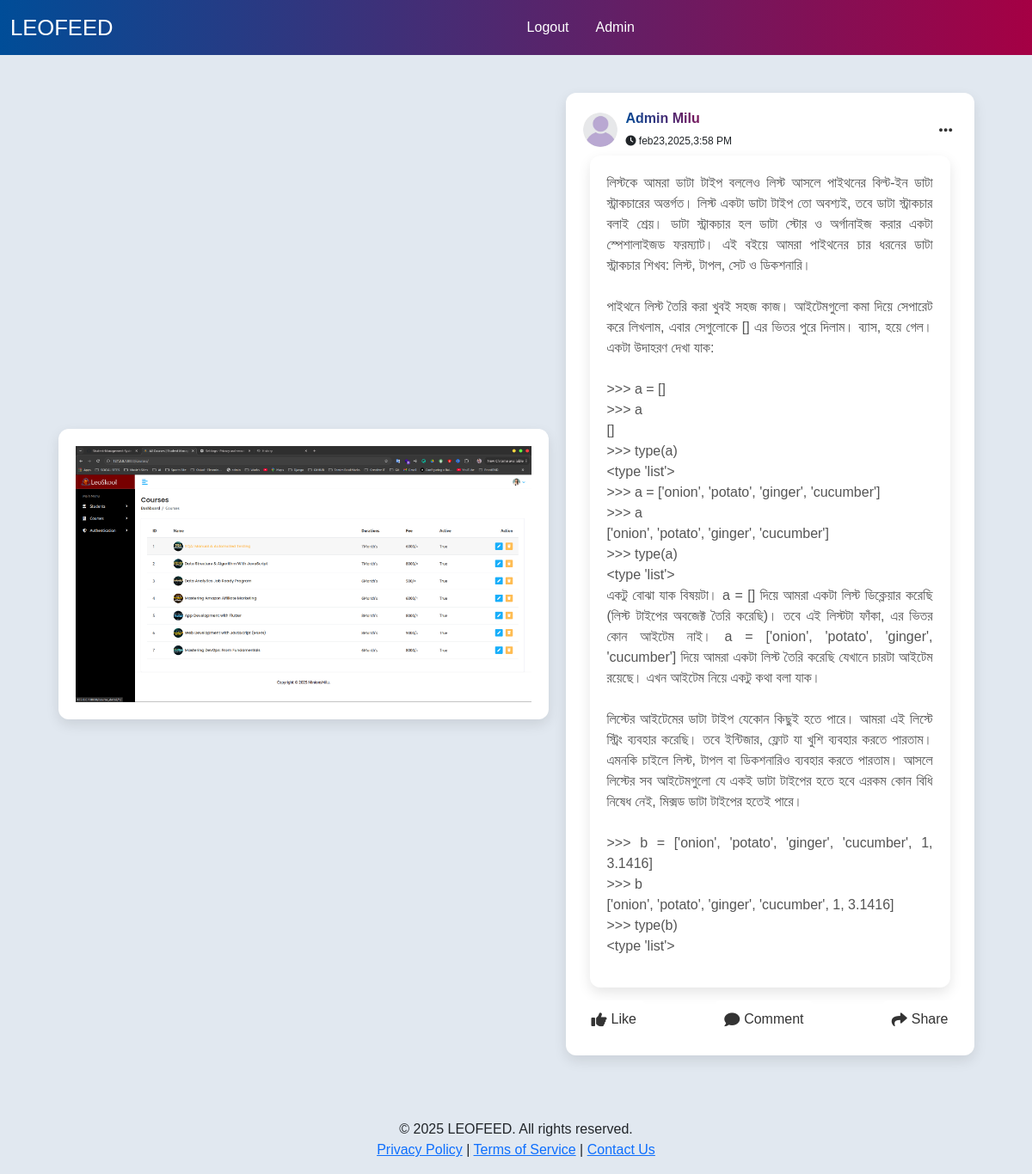
/status/4/ (signed in), run on the app's committed database.
### app_post/models.py (models this page shows, shortened)
class Post(models.Model):
    user = models.ForeignKey(User, on_delete=models.CASCADE)
    post_content = models.TextField(blank=True, null=True)
    post_image = models.ImageField(
        upload_to="posts/image/", blank=True, null=True)
    created_at = models.DateTimeField(auto_now_add=True)
    updated_at = models.DateTimeField(auto_now=True)

### app_post/views.py (the view)
# urls.py: path('status/<int:id>/', views.post_detail, name='post_detail'),
@login_required
def post_detail(request, id):
    post = get_object_or_404(Post, id=id)
    context = {
        'post': post,
    }
    return render(request, 'app_post/post_detail.html', context)

### templates/app_post/post_detail.html (shortened to what this page needs)
{% extends 'layout.html' %}
{% load static %}
{% block content %}
<div class="container d-flex justify-content-center align-items-center my-5" style="min-height: 80vh;">
    <div class="row justify-content-center align-items-center">
        {% if post.post_image %}
        <div class="col-md-6 post-details-card">
            <img src="{{ post.post_image.url }}" style="width:100%;">
        </div>
        {% endif %}
        {% if not post.post_image %}
        <div class="col-md-10 post-details-card">
            {% else %}
            <div class="col-md-5 post-details-card">
                {% endif %}
                <div class="post-header">
                    <img src="{% static 'img/profile_demo_image.jpeg' %}" class="profile-image" alt="Profile Image">
                    <div class="user-time">
                        <a style="text-decoration: none;" href="{% url 'user_profile' user.username %}"><h6 class="post-user"><b>{{ post.user.first_name }}&nbsp;{{ post.user.last_name }}</b></h6></a>
                        <i class="fa-solid fa-clock"></i>&nbsp;{{ post.created_at|date:"bj,Y,g:i A" }}
                    </div>
                    <div class="post-menu" onclick="toggleDropdown(this)">
                        <i class="fas fa-ellipsis-h"></i>
                    </div>
                </div>
                {% if post.post_content %}
                <div class="post-card m-2">
                    <p>{{ post.post_content }}</p>
                </div>
                {% endif %}
                <div class="post-actions">
                    <button><i class="fas fa-thumbs-up"></i> Like</button>
                    <button onclick="toggleCommentBox(this)"><i class="fas fa-comment"></i> Comment</button>
                    <button><i class="fas fa-share"></i> Share</button>
                </div>
            </div>
        </div>
    </div>
    {% endblock content %}

### templates/layout.html (shortened to what this page needs)
<!DOCTYPE html>
<html lang="en">
{% load static %}
<head>
    <link href="https://cdn.jsdelivr.net/npm/bootstrap@5.3.0-alpha1/dist/css/bootstrap.min.css" rel="stylesheet">
    <link rel="stylesheet" href="https://cdnjs.cloudflare.com/ajax/libs/font-awesome/6.0.0-beta3/css/all.min.css">
    <link rel="stylesheet" href="{% static 'css/style.css' %}">
</head>
<body>
    <nav class="navbar navbar-expand-lg">
        <div class="container-fluid">
            <a class="navbar-brand" href="{% url 'home' %}">LEOFEED</a>
            <div class="collapse navbar-collapse" id="navbarNav">
                <ul class="navbar-nav ms-auto">
                    {% if request.user.is_authenticated %}
                    <li class="nav-item">
                        <a class="nav-link" href="{% url 'user_logout' %}">Logout</a>
                    <li class="nav-item">
                        <a class="nav-link" href="{% url 'user_profile' request.user.username %}">{{request.user.first_name|capfirst}}</a>
                    </li>
                    </li>
                    {% endif %}
                </ul>
            </div>
        </div>
    </nav>
    {% block content %}
    {% endblock content %}
    <footer class="footer mt-5 py-3 text-center">
        <div class="container">
            <p class="mb-0">© 2025 LEOFEED. All rights reserved.</p>
            <p class="mb-0">
                <a href="#">Privacy Policy</a> |
                <a href="#">Terms of Service</a> |
                <a href="#">Contact Us</a>
            </p>
        </div>
    </footer>
</body>
</html>

### static/css/style.css (style rules this page uses)
body { font-family: 'ubuntu', sans-serif; background: #e1e8f0; padding-top: 50px; }
.navbar { background: linear-gradient(90deg, #004D98, #A50044); color: white; position: fixed; top: 0; left: 0; right: 0; z-index: 1000; padding: 8px 0; }
.navbar-brand { font-size: 1.6rem; color: white; }
.navbar-nav .nav-link { color: white; margin-left: 15px; }
.post-card { background: white; border-radius: 12px; box-shadow: 0 6px 15px rgba(0, 0, 0, 0.1); padding: 20px; margin-bottom: 30px; }
.post-details-card { background: white; border-radius: 12px; box-shadow: 0 6px 15px rgba(0, 0, 0, 0.1); padding: 20px; margin-bottom: 30px; margin: 10px; }
.post-card p { color: #555; text-align: justify; white-space: pre-line; }
.post-actions { display: flex; justify-content: space-between; margin-top: 15px; }
.post-actions button { background: transparent; background: #ffffff; color: #333; border: none; padding: 10px; border-radius: 5px; transition: all 0.3s ease; display: flex; align-items: center; }
.post-actions i { margin-right: 5px; font-size: 18px; vertical-align: middle; }
.post-user { background: linear-gradient(60deg, #004D98, #A50044); -webkit-background-clip: text; -webkit-text-fill-color: transparent; }
.post-header { display: flex; align-items: center; font-size: 12px; }
.profile-image { width: 40px; height: 40px; border-radius: 50%; margin-right: 10px; object-fit: cover; }
.user-time { display: d-flex; align-items: center; }
.user-time h6 { margin-right: 10px; }
.post-menu { position: relative; margin-left: auto; cursor: pointer; }
.post-menu i { font-size: 18px; color: #333; padding: 5px; }

### data on the page
Post: post_image (picture), user.first_name "Admin", user.last_name "Milu", created_at "feb23,2025,3:58 PM", post_content "লিস্টকে আমরা ডাটা টাইপ বললেও লিস্ট আসলে পাইথনের বিল্ট-ইন ডাটা স্ট্রাকচারের অন্তর্গত। লিস্ট একটা ডাটা টাইপ তো অবশ্যই, তবে ডাটা স্ট্রাকচার বলাই শ্রেয়। ডাটা স্ট্রাকচার হল ডাটা স্টোর ও অর্গানাইজ করার একটা স্পেশালাইজড ফরম্যাট। এই বইয়ে আমরা পাইথনের চার ধরনের ডাটা স্ট্রাকচার শিখব: লিস্ট, টাপল, সেট ও ডিকশনারি। পাইথনে লিস্ট তৈরি করা খুবই সহজ কাজ। আইটেমগুলো কমা দিয়ে সেপারেট করে লিখলাম, এবার সেগুলোকে [] এর ভিতর পুরে দিলাম। ব্যাস, হয়ে গেল। একটা উদাহরণ দেখা যাক: >>> a = [] >>> a [] >>> type(a) <type 'list'> >>> a = ['onion', 'potato', 'ginger', 'cucumber'] >>> a ['onion', 'potato', 'ginger', 'cucumber'] >>> type(a) <type 'list'> একটু বোঝা যাক বিষয়টা। a = [] দিয়ে আমরা একটা লিস্ট ডিক্লেয়ার করেছি (লিস্ট…"

### other printed values
{{ request.user.first_name|capfirst }} "Admin"
